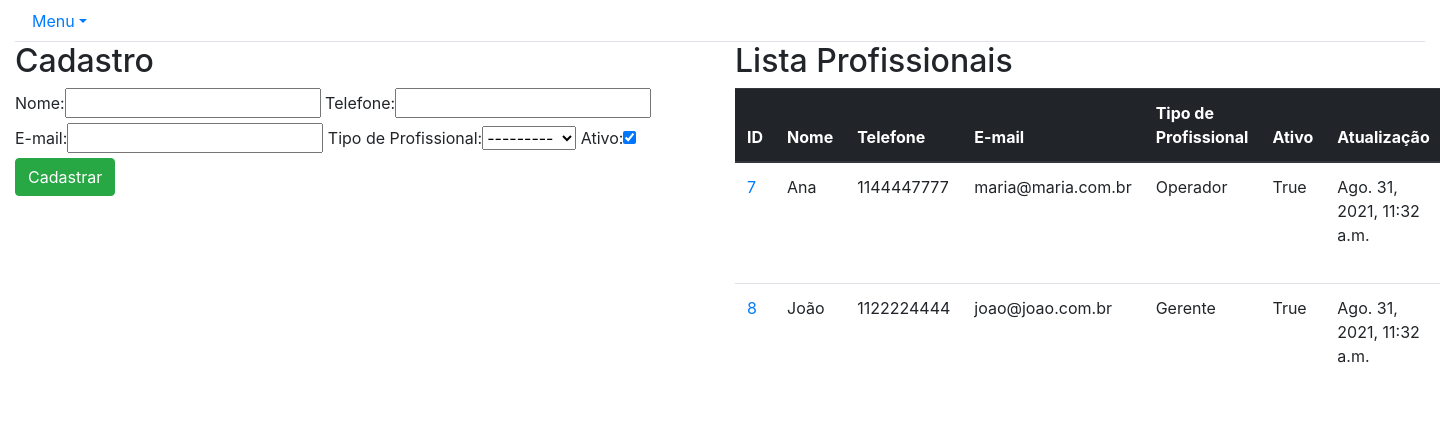
Page /core/profissional/ on the earlier database version.
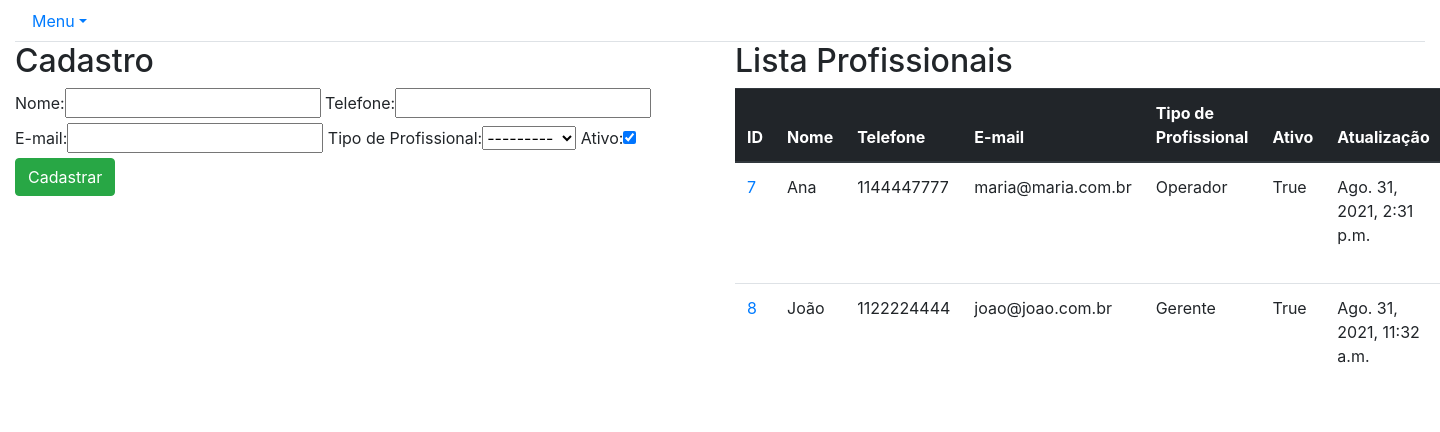
Same page on the later database version.
### core/models.py (models this page shows, shortened)
class Profissional(models.Model):
    id = models.BigAutoField(primary_key=True)
    nome = models.CharField(max_length=100)
    telefone = models.CharField(max_length=20)
    email = models.EmailField('E-mail')
    tipoDeProfissional = models.ForeignKey(TipoDeProfissional, on_delete=models.CASCADE, verbose_name='Tipo de Profissional')
    situacao = models.BooleanField('Ativo', default=True)
    updatedAt = models.DateTimeField('Data e hora da última atualização', auto_now=True)
    createdAt = models.DateTimeField('Data e hora do cadastro', auto_now_add=True)

class TipoDeProfissional(models.Model):
    id = models.BigAutoField(primary_key=True)
    descricao = models.CharField('Descrição', max_length=50)
    situacao = models.BooleanField('Ativo', default=True)
    updatedAt = models.DateTimeField('Data e hora da última atualização', auto_now=True)
    createdAt = models.DateTimeField('Data e hora do cadastro', auto_now_add=True)
    def __str__(self):
        return self.descricao

### core/views.py (the view)
# urls.py: path(r'profissional/', lista_profissional, name='core_lista_profissional'),
def lista_profissional(request):
    profissionais = Profissional.objects.all()
    form = ProfissionalForm()
    data = {'profissionais': profissionais, 'form': form}
    return render(request, 'core/lista_profissional.html', data)

### core/forms.py
class ProfissionalForm(ModelForm):
    class Meta:
        model = Profissional
        fields = '__all__'

### core/templates/core/lista_profissional.html (shortened to what this page needs)
{% extends 'base.html' %}
{% load bootstrap %}
{% block main %}
<div class="row">
    <div class="col-sm-6">
        <h2>Cadastro</h2>
        <form action="{% url 'core_profissional_novo' %}" method="POST">
            {{ form|bootstrap }}
            <button type="submit" class="btn btn-success">Cadastrar</button>
        </form>
    </div>
    <div class="col-sm-6">
        <h2>Lista Profissionais</h2>
        <table class="table">
            <thead class="thead-dark">
                <tr>
                    <th scope="col">ID</th>
                    <th scope="col">Nome</th>
                    <th scope="col">Telefone</th>
                    <th scope="col">E-mail</th>
                    <th scope="col">Tipo de Profissional</th>
                    <th scope="col">Ativo</th>
                    <th scope="col">Atualização</th>
                </tr>
            </thead>
            <tbody>
                {% for profissional in profissionais %}
                <tr>
                    <td>
                        <a href="{% url 'core_profissional_update' profissional.id %}">{{profissional.id}}</a>
                    </td>
                    <td>{{profissional.nome}}</td>
                    <td>{{profissional.telefone}}</td>
                    <td>{{profissional.email}}</td>
                    <td>{{profissional.tipoDeProfissional}}</td>
                    <td>{{profissional.situacao}}</td>
                    <td>{{profissional.updatedAt}}</td>
                </tr>
                {% endfor %}
            </tbody>
        </table>
    </div>
</div>
{% endblock %}

Differences in the rows shown:
changed Profissional "Ana": updatedAt "Ago. 31, 2021, 11:32 a.m." → "Ago. 31, 2021, 2:31 p.m."
